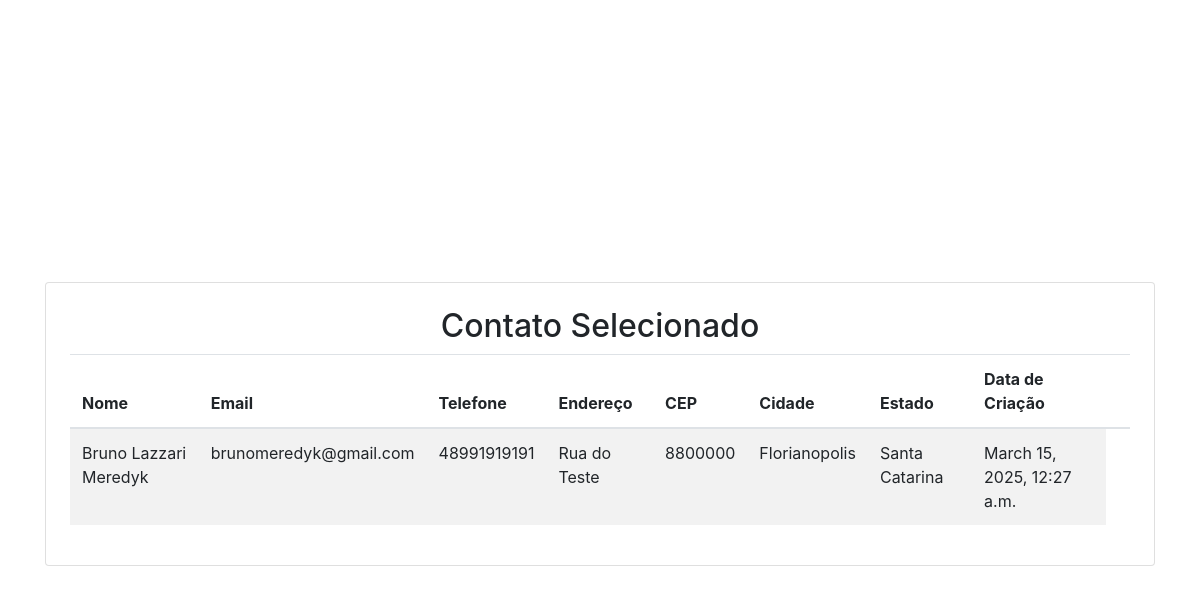
The page /detalhes/2/ on the database its author committed.
### Contato/models.py (models this page shows, shortened)
class Contato(models.Model):
    nome = models.CharField(max_length=255)
    Categoria = models.ForeignKey('Categoria', on_delete=models.CASCADE)
    email = models.EmailField(unique=True)
    telefone = models.CharField(max_length=20)
    endereco = models.CharField(max_length=255)
    cep = models.CharField(max_length=9)
    cidade = models.CharField(max_length=100)
    estado = models.CharField(max_length=50)
    data_criacao = models.DateTimeField(auto_now_add=True)

### Contato/views.py (the view)
# urls.py: path('detalhes/<int:id>/', views.contato_detalhes, name='contato_detalhe'),
def contato_detalhes(request, id):
    return render(request, 'pages/contato_detalhes.html', {'contato': Contato.objects.get(id=id)})

### Contato/templates/pages/contato_detalhes.html (shortened to what this page needs)
<!-- {% load static %}
<!DOCTYPE html>
<html lang="pt-br">
  <head>
    <meta charset="UTF-8" />
    <meta name="viewport" content="width=device-width, initial-scale=1.0" />
    <link
      rel="stylesheet"
      href="https://stackpath.bootstrapcdn.com/bootstrap/4.5.2/css/bootstrap.min.css"
    />
    <title>Document</title>
    <link rel="stylesheet" href="{% static 'style.css' %}" />
  </head>
  <body>
    <div class="container">
      <div class="row">
        <div class="col-md-6 offset-md-3">
          <h1>Contato</h1>
          <form action="{% url 'contato' %}" method="post">
            {% csrf_token %}
            <div class="form-group">
              <label for="id_nome">Nome</label>
              <input
                type="text"
                name="nome"
                id="id_nome"
                class="form-control"
              />
            </div>
            <div class="form-group">
              <label for="id_email">E-mail</label>
              <input
                type="email"
                name="email"
                id="id_email"
                class="form-control"
              />
            </div>
            <div class="form-group">
              <label for="id_mensagem">Mensagem</label>
              <textarea
                name="mensagem"
                id="id_mensagem"
                class="form-control"
              ></textarea>
            </div>
            <button type="submit" class="btn btn-primary">Enviar</button>
          </form>
        </div>
      </div>
    </div>
  </body>
</html> -->
{% load static %}
<!DOCTYPE html>
<html lang="pt-br">
  <head>
    <link
      rel="stylesheet"
      href="https://stackpath.bootstrapcdn.com/bootstrap/4.5.2/css/bootstrap.min.css"
    />
  </head>
  <body>
    <div class="container d-flex justify-content-center align-items-center vh-100">
      <div class="card p-4 mt-5 rounded-2">
      <h2 class="text-center">Contato Selecionado</h2>
      <table class="table table-striped">
        <thead>
        <tr>
          <th>Nome</th>
          <th>Email</th>
          <th>Telefone</th>
          <th>Endereço</th>
          <th>CEP</th>
          <th>Cidade</th>
          <th>Estado</th>
          <th>Data de Criação</th>
          <th></th>
        </tr>
        </thead>
        <tbody>
        <tr>
          <td>{{ contato.nome }}</td>
          <td>{{ contato.email }}</td>
          <td>{{ contato.telefone }}</td>
          <td>{{ contato.endereco }}</td>
          <td>{{ contato.cep }}</td>
          <td>{{ contato.cidade }}</td>
          <td>{{ contato.estado }}</td>
          <td>{{ contato.data_criacao }}</td>
        </tr>
        </tbody>
      </table>
      </div>
    </div>
  </body>
</html>

### rows shown on the page
Contato: nome "Bruno Lazzari Meredyk", email "brunomeredyk@gmail.com", telefone "48991919191", endereco "Rua do Teste", cep "8800000", cidade "Florianopolis", estado "Santa Catarina", data_criacao "March 15, 2025, 12:27 a.m."
